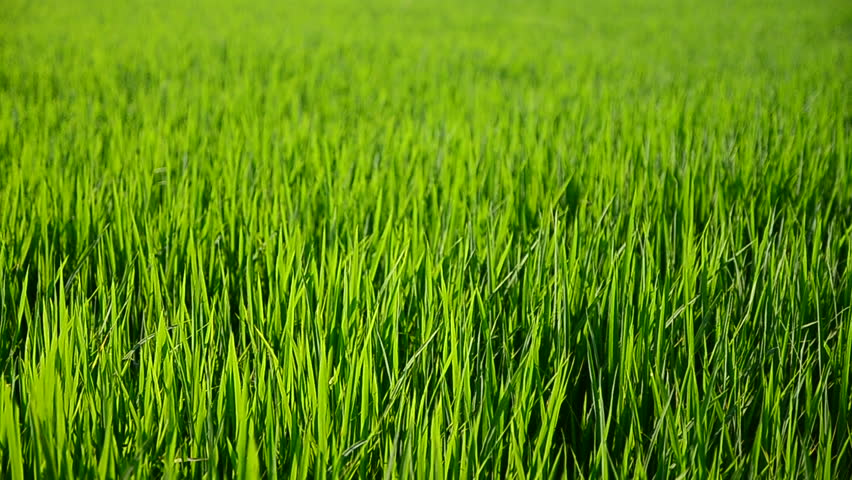
%> input picture a1.jpg, 852 x 480 px
$ octave --eval "crophealth;"   (GNU Octave 9; MATLAB toolbox functions it lacks are replaced by stand-ins)
%> lines starting %> are read from the running program, lines starting %| are printed output that depends on the picture; in (x1, y1, x2, y2) boxes, pixels count from 0 and x2, y2 are one past the last pixel; in counts of white or black regions, pixels touching at a corner belong together; the program's own positions count from 1
function crophealth()
clc;	% Clear command window.
clear;	% Delete all variables.
close all;	% Close all figure windows except those created by imtool.
workspace;	% Make sure the workspace panel is showing.
  originalFolder = pwd;
  fontSize = 12;
  folder = 'C:\Users\jan\Documents\Arduino\think3\';
	if ~exist(folder, 'dir')
		folder = pwd;
		end
		cd(folder);
		% Browse for the image file.
		[baseFileName, folder] = uigetfile('*.*', 'Specify an image file');
%> the answer given: a1.jpg
		fullImageFileName = fullfile(folder, baseFileName);
		% Set current folder back to the original one.
		cd(originalFolder);
		selectedImage = 'My own image'; % Need for the if threshold selection statement later.
        % Read in image into an array.
	[rgbImage storedColorMap] = imread(fullImageFileName);
%> rgbImage is the input picture: size 480x852x3 uint8; mean R, G, B 93.7, 140.1, 16.1
%> storedColorMap = []
	[rows columns numberOfColorBands] = size(rgbImage);
%> rows = 480; columns = 852; numberOfColorBands = 3
	% If it's monochrome (indexed), convert it to color.
	% Check to see if it's an 8-bit image needed later for scaling).
	if strcmpi(class(rgbImage), 'uint8')
		% Flag for 256 gray levels.
		eightBit = true;
	else
		eightBit = false;
	end
	if numberOfColorBands == 1
		if isempty(storedColorMap)
			% Just a simple gray level image, not indexed with a stored color map.
			% Create a 3D true color image where we copy the monochrome image into all 3 (R, G, & B) color planes.
			rgbImage = cat(3, rgbImage, rgbImage, rgbImage);
		else
			% It's an indexed image.
			rgbImage = ind2rgb(rgbImage, storedColorMap);
			% ind2rgb() will convert it to double and normalize it to the range 0-1.
			% Convert back to uint8 in the range 0-255, if needed.
			if eightBit
				rgbImage = uint8(255 * rgbImage);
			end
		end
	end
	% Display the original image.
	subplot(3, 4, 1);
	imshow(rgbImage);
	drawnow; % Make it display immediately.
	% Extract out the color bands from the original image
	% into 3 separate 2D arrays, one for each color component.
	redBand = rgbImage(:, :, 1);
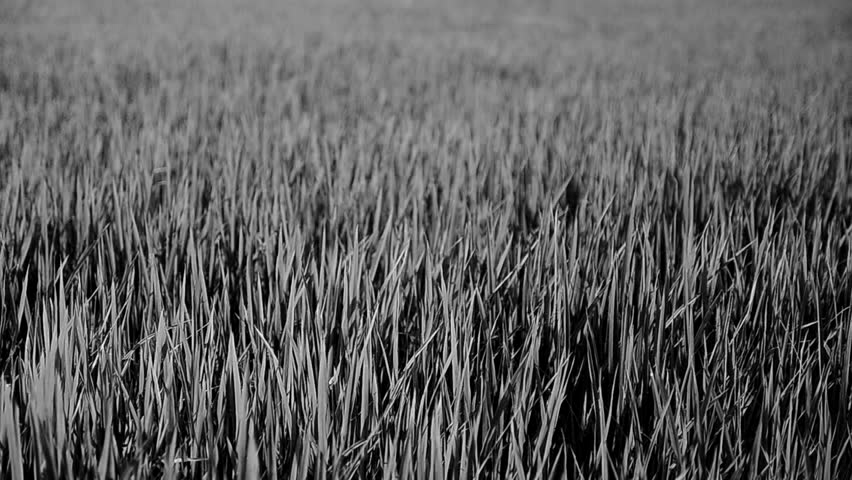
%> redBand: size 480x852 uint8; min 0, max 244, mean 93.7
	greenBand = rgbImage(:, :, 2);
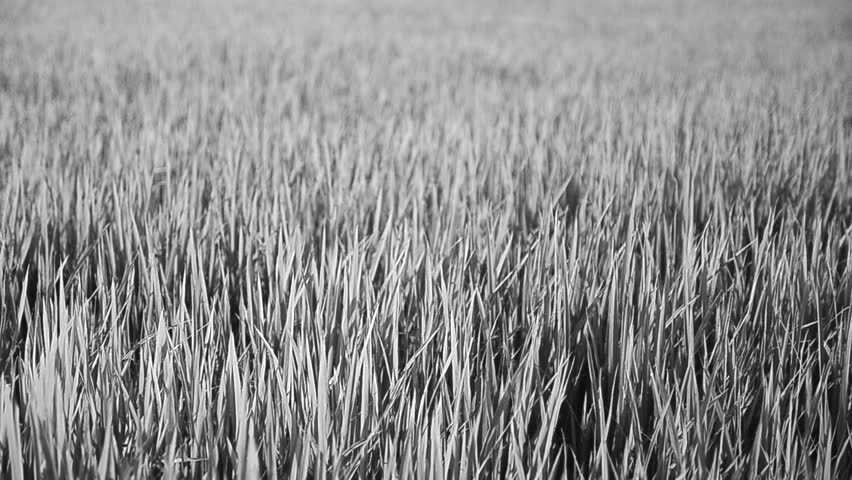
%> greenBand: size 480x852 uint8; min 5, max 255, mean 140.1
	blueBand = rgbImage(:, :, 3);
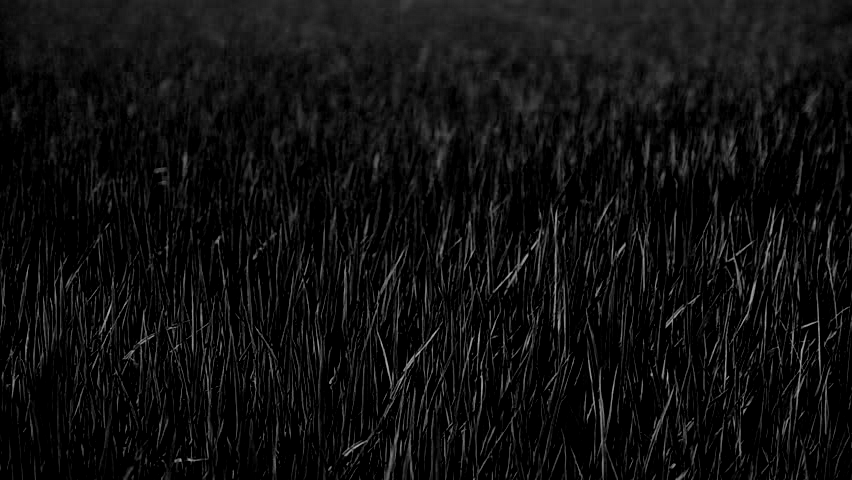
%> blueBand: size 480x852 uint8; min 0, max 180, mean 16.1
	% Display them.
	subplot(3, 4, 2);
	imshow(redBand);
	title('Red Band', 'FontSize', fontSize);
	subplot(3, 4, 3);
	imshow(greenBand);
	title('Green Band', 'FontSize', fontSize);
	subplot(3, 4, 4);
	imshow(blueBand);
	title('Blue Band', 'FontSize', fontSize);
	message = sprintf('These are the individual color bands.\nNow we will compute the image histograms.');
    % Compute and plot the red histogram.
	hR = subplot(3, 4, 6);
	[countsR, grayLevelsR] = imhist(redBand);
%> countsR = 256 values, max 11499 at index 1, min 0 at index 242, mean 1597.5; grayLevelsR = 256 values from 0 to 255
	maxGLValueR = find(countsR > 0, 1, 'last');
%> maxGLValueR = 245
	maxCountR = max(countsR);
%> maxCountR = 11499
	bar(countsR, 'r');
	grid on;
	xlabel('Gray Levels');
	ylabel('Pixel Count');
	title('Histogram of Red Band', 'FontSize', fontSize);

	% Compute and plot the green histogram.
	hG = subplot(3, 4, 7);
	[countsG, grayLevelsG] = imhist(greenBand);
%> countsG = 256 values, max 5607 at index 180, min 0 at index 1, mean 1597.5; grayLevelsG = 256 values from 0 to 255
	maxGLValueG = find(countsG > 0, 1, 'last');
%> maxGLValueG = 256
	maxCountG = max(countsG);
%> maxCountG = 5607
	bar(countsG, 'g', 'BarWidth', 0.95);
	grid on;
	xlabel('Gray Levels');
	ylabel('Pixel Count');
	title('Histogram of Green Band', 'FontSize', fontSize);

	% Compute and plot the blue histogram.
	hB = subplot(3, 4, 8);
	[countsB, grayLevelsB] = imhist(blueBand);
%> countsB = 256 values, max 170599 at index 1, min 0 at index 175, mean 1597.5; grayLevelsB = 256 values from 0 to 255
	maxGLValueB = find(countsB > 0, 1, 'last');
%> maxGLValueB = 181
	maxCountB = max(countsB);
%> maxCountB = 170599
	bar(countsB, 'b');
	grid on;
	xlabel('Gray Levels');
	ylabel('Pixel Count');
	title('Histogram of Blue Band', 'FontSize', fontSize);

	% Set all axes to be the same width and height.
	% This makes it easier to compare them.
	maxGL = max([maxGLValueR,  maxGLValueG, maxGLValueB]);
%> maxGL = 256
	if eightBit
			maxGL = 255;
	end
	maxCount = max([maxCountR,  maxCountG, maxCountB]);
%> maxCount = 170599
	axis([hR hG hB], [0 maxGL 0 maxCount]);

	% Plot all 3 histograms in one plot.
	subplot(3, 4, 5);
	plot(grayLevelsR, countsR, 'r', 'LineWidth', 2);
	grid on;
	xlabel('Gray Levels');
	ylabel('Pixel Count');
	hold on;
	plot(grayLevelsG, countsG, 'g', 'LineWidth', 2);
	plot(grayLevelsB, countsB, 'b', 'LineWidth', 2);
	title('Histogram of All Bands', 'FontSize', fontSize);
	maxGrayLevel = max([maxGLValueR, maxGLValueG, maxGLValueB]);
%> maxGrayLevel = 256
	% Trim x-axis to just the max gray level on the bright end.
	if eightBit
		xlim([0 255]);
	else
		xlim([0 maxGrayLevel]);
    end

    redThresholdLow1 = 0;
	redThresholdHigh1 = 50;

    redThresholdLow2 = 50;
	redThresholdHigh2 = 150;

    redThresholdLow3 = 150;
	redThresholdHigh3 = 255;

        PlaceThresholdBars(6, redThresholdLow1, redThresholdHigh1);
        PlaceThresholdBars(6, redThresholdLow2, redThresholdHigh2);
        redMask1 = (redBand >= redThresholdLow1) & (redBand <= redThresholdHigh1);
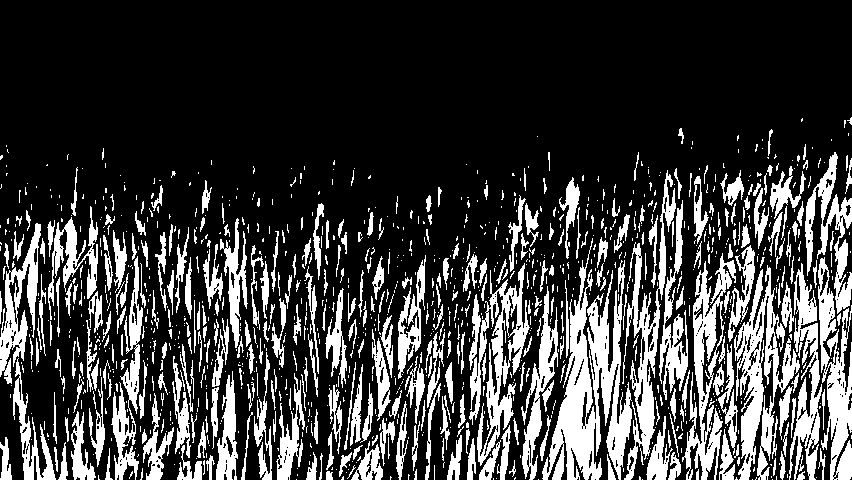
%> redMask1: size 480x852 logical; 23.6% white; 1180 white regions (809 under 20 px), largest, box (x1, y1, x2, y2) and area: (542, 238, 632, 480) 8825, (734, 265, 800, 480) 5186, (469, 263, 530, 466) 4008
        redMask2 = (redBand >= redThresholdLow2) & (redBand <= redThresholdHigh2);
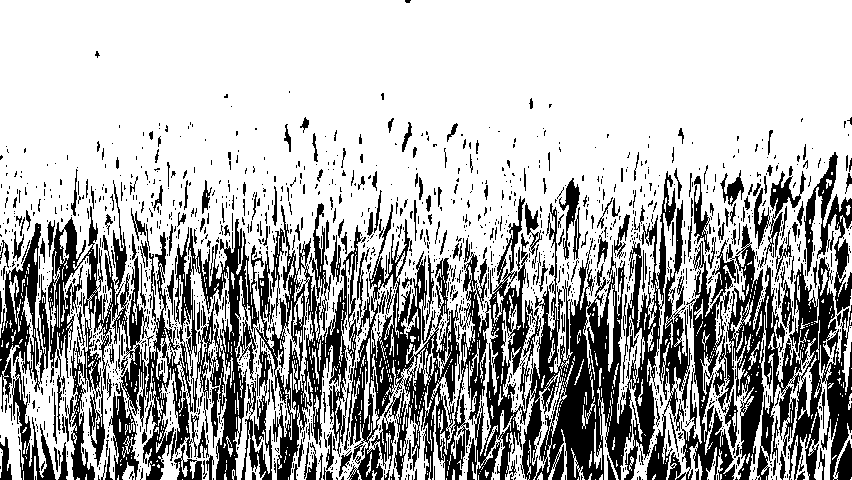
%> redMask2: size 480x852 logical; 69.5% white; 1680 black regions (1415 under 20 px), largest, box (x1, y1, x2, y2) and area: (143, 171, 676, 480) 58734, (676, 224, 852, 480) 19929, (48, 206, 149, 480) 8622
        redMask3 = (redBand >= redThresholdLow3) & (redBand <= redThresholdHigh3);
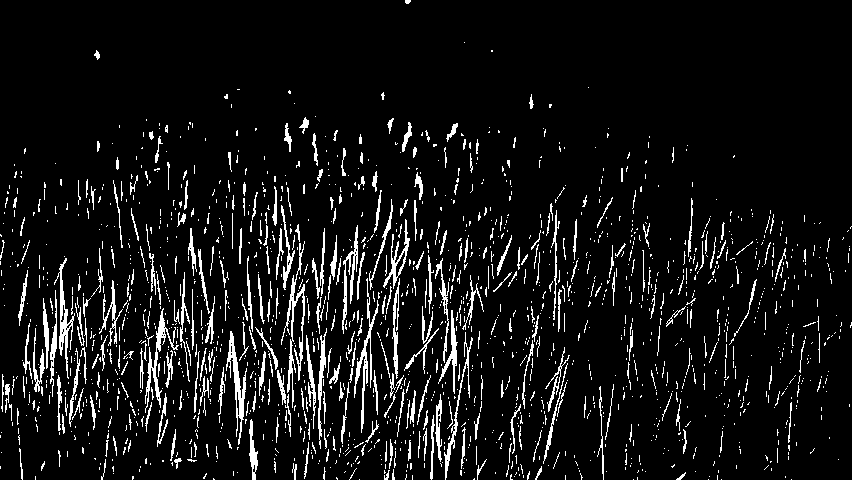
%> redMask3: size 480x852 logical; 7.7% white in thin lines or dots
%> `crophealth;`:
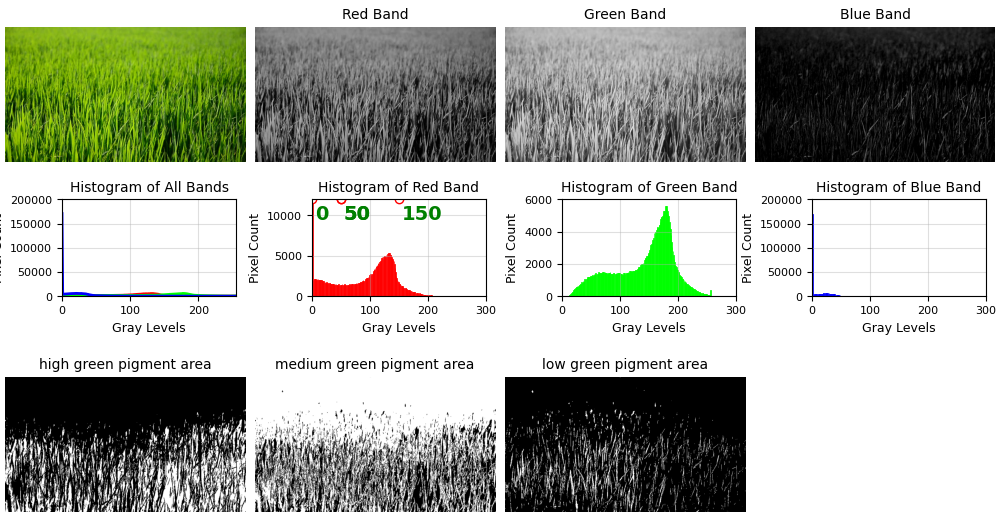
%> figure redrawn from the program's plot data, 11 panels
        subplot(3, 4, 9);
	imshow(redMask1, []);
	title('high green pigment area', 'FontSize', fontSize);
    subplot(3, 4, 10);
	imshow(redMask2, []);
	title('medium green pigment area', 'FontSize', fontSize);
    subplot(3, 4, 11);
    imshow(redMask3, []);
	title('low green pigment area', 'FontSize', fontSize);
    return;

    function PlaceThresholdBars(plotNumber, lowThresh, highThresh)
	% Show the thresholds as vertical red bars on the histograms.
	subplot(3, 4, plotNumber);
	hold on;
	maxYValue = ylim;
	maxXValue = xlim;
	hStemLines = stem([lowThresh highThresh], [maxYValue(2) maxYValue(2)], 'r');
	children = get(hStemLines, 'children');
	set(children(2),'visible', 'off');
	% Place a text label on the bar chart showing the threshold.
	fontSizeThresh = 14;
	annotationTextL = sprintf('%d', lowThresh);
	annotationTextH = sprintf('%d', highThresh);
	% For text(), the x and y need to be of the data class "double" so let's cast both to double.
	text(double(lowThresh + 5), double(0.85 * maxYValue(2)), annotationTextL, 'FontSize', fontSizeThresh, 'Color', [0 .5 0], 'FontWeight', 'Bold');
	text(double(highThresh + 5), double(0.85 * maxYValue(2)), annotationTextH, 'FontSize', fontSizeThresh, 'Color', [0 .5 0], 'FontWeight', 'Bold');

	% Show the range as arrows.
	% Can't get it to work, with either gca or gcf.
% 	annotation(gca, 'arrow', [lowThresh/maxXValue(2) highThresh/maxXValue(2)],[0.7 0.7]);

	return; % from PlaceThresholdBars()

$ run again, on a3.jpg
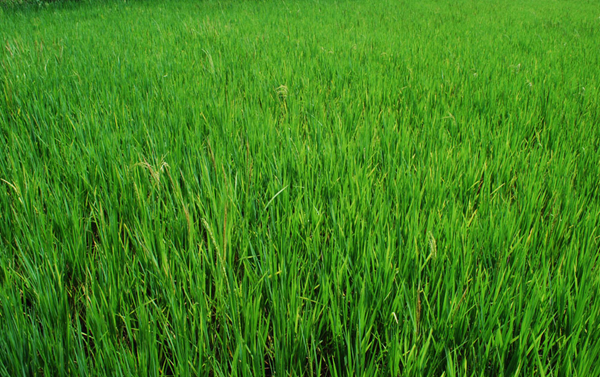
%> input picture a3.jpg, 600 x 377 px
%> in crophealth, rgbImage is the input picture: size 377x600x3 uint8; mean R, G, B 65.1, 132.3, 27.8
%> storedColorMap = []
%> countsR = 256 values, max 3160 at index 70, min 0 at index 208, mean 883.6; grayLevelsR = 256 values from 0 to 255
%> maxGLValueR = 232
%> maxCountR = 3160
%> countsG = 256 values, max 3230 at index 165, min 0 at index 228, mean 883.6; grayLevelsG = 256 values from 0 to 255
%> maxGLValueG = 252
%> maxCountG = 3230
%> countsB = 256 values, max 5530 at index 19, min 0 at index 129, mean 883.6; grayLevelsB = 256 values from 0 to 255
%> maxGLValueB = 194
%> maxCountB = 5530
%> maxGL = 252
%> maxCount = 5530
%> maxGrayLevel = 252
%> in crophealth, `redMask1 = (redBand >= redThresholdLow1) & (redBand <= redThresholdHig..`:
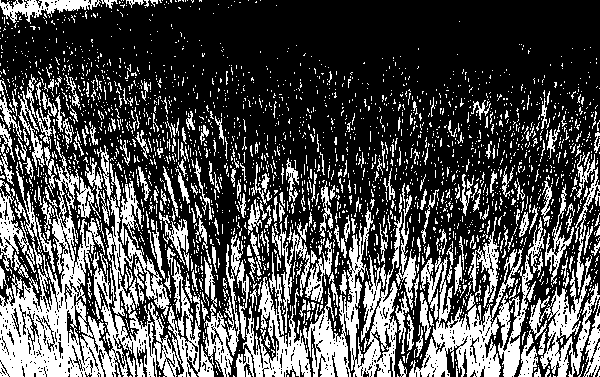
%> redMask1: size 377x600 logical; 31.4% white; 2607 white regions (2318 under 20 px), largest, box (x1, y1, x2, y2) and area: (0, 141, 233, 377) 17181, (409, 217, 546, 377) 6345, (303, 194, 402, 377) 5865
%> redMask2: size 377x600 logical; 69.2% white; 2839 black regions (2551 under 20 px), largest, box (x1, y1, x2, y2) and area: (0, 141, 233, 377) 16749, (303, 194, 409, 377) 6033, (409, 248, 533, 377) 5314
%> in crophealth, `redMask3 = (redBand >= redThresholdLow3) & (redBand <= redThresholdHig..`:
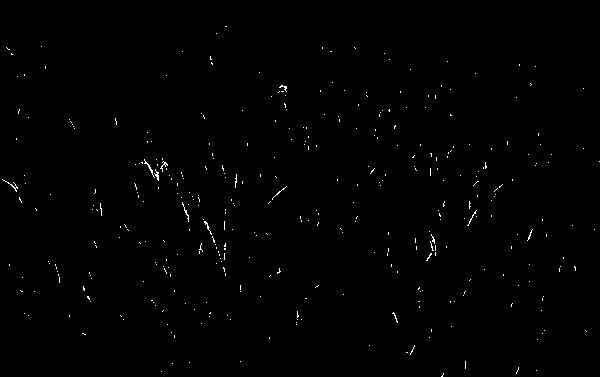
%> redMask3: size 377x600 logical; 0.5% white in thin lines or dots

$ run again, on a4.jpg
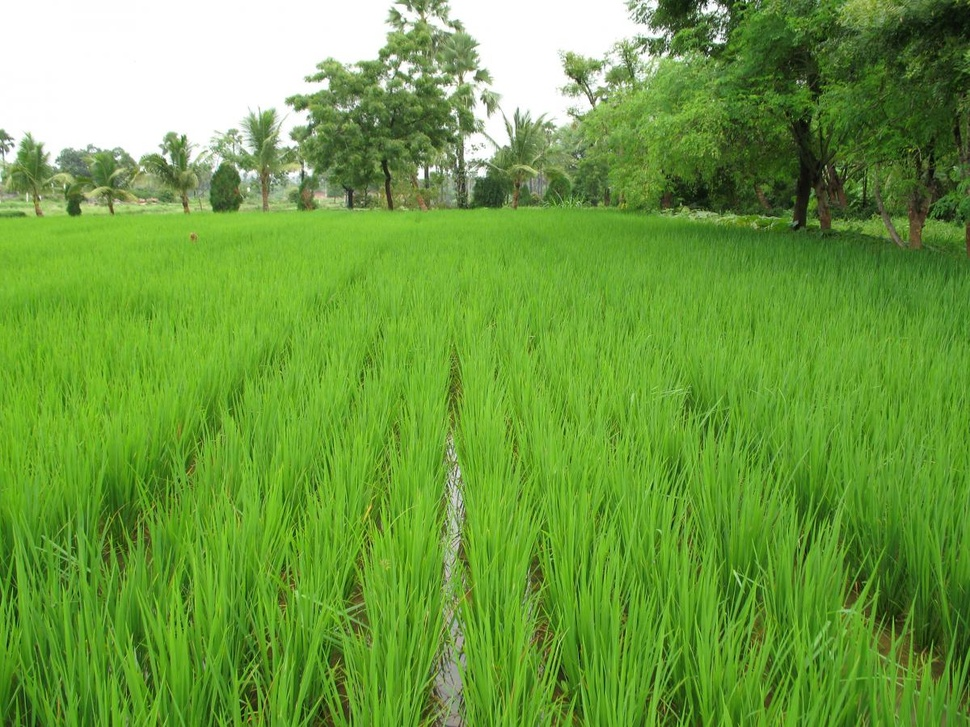
%> input picture a4.jpg, 970 x 727 px, shrunk from 1200 x 900 before the run
%> in crophealth, rgbImage is the input picture: size 727x970x3 uint8; mean R, G, B 110.3, 158.5, 64.8
%> storedColorMap = []
%> in crophealth, `blueBand = rgbImage(:, :, 3);`:
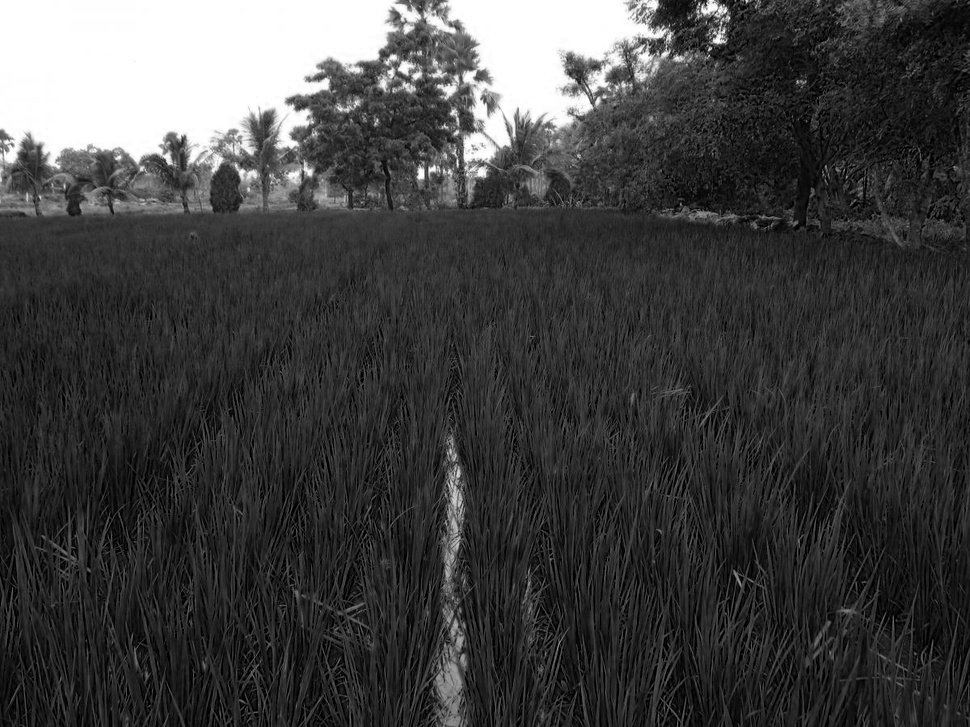
%> blueBand: size 727x970 uint8; min 0, max 255, mean 64.8
%> countsR = 256 values, max 50769 at index 256, min 5 at index 2, mean 2754.6; grayLevelsR = 256 values from 0 to 255
%> maxGLValueR = 256
%> maxCountR = 50769
%> countsG = 256 values, max 53173 at index 256, min 0 at index 1, mean 2754.6; grayLevelsG = 256 values from 0 to 255
%> maxGLValueG = 256
%> maxCountG = 53173
%> countsB = 256 values, max 50494 at index 256, min 95 at index 207, mean 2754.6; grayLevelsB = 256 values from 0 to 255
%> maxGLValueB = 256
%> maxCountB = 50494
%> maxGL = 256
%> maxCount = 53173
%> maxGrayLevel = 256
%> redMask1: size 727x970 logical; 7.7% white; 3166 white regions (2875 under 20 px), largest, box (x1, y1, x2, y2) and area: (664, 0, 970, 240) 19922, (734, 18, 847, 102) 3304, (875, 528, 915, 633) 1646
%> redMask2: size 727x970 logical; 80.6% white; 3811 black regions (3472 under 20 px), largest, box (x1, y1, x2, y2) and area: (0, 0, 669, 201) 74313, (668, 0, 970, 239) 19056, (734, 18, 847, 102) 3140
%> in crophealth, `redMask3 = (redBand >= redThresholdLow3) & (redBand <= redThresholdHig..`:
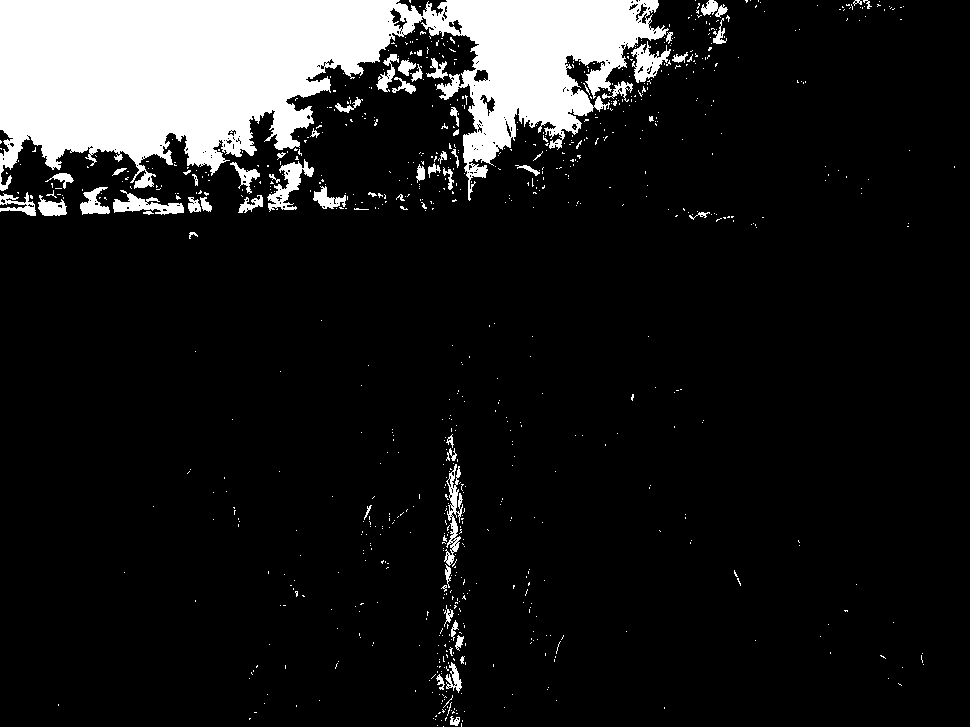
%> redMask3: size 727x970 logical; 12.2% white; 855 white regions (795 under 20 px), largest, box (x1, y1, x2, y2) and area: (0, 0, 669, 201) 74458, (267, 159, 314, 212) 895, (113, 190, 184, 215) 776

$ run again, on d2.jpg
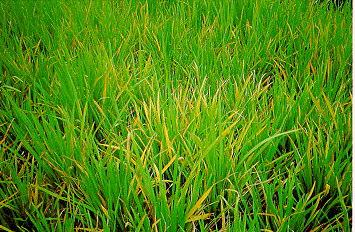
%> input picture d2.jpg, 355 x 232 px
%> in crophealth, rgbImage is the input picture: size 232x355x3 uint8; mean R, G, B 83.8, 137.7, 25
%> storedColorMap = []
%> countsR = 256 values, max 1545 at index 1, min 6 at index 239, mean 321.7; grayLevelsR = 256 values from 0 to 255
%> maxGLValueR = 256
%> maxCountR = 1545
%> countsG = 256 values, max 943 at index 140, min 26 at index 252, mean 321.7; grayLevelsG = 256 values from 0 to 255
%> maxGLValueG = 256
%> maxCountG = 943
%> countsB = 256 values, max 23720 at index 1, min 0 at index 178, mean 321.7; grayLevelsB = 256 values from 0 to 255
%> maxGLValueB = 256
%> maxCountB = 23720
%> maxGL = 256
%> maxCount = 23720
%> maxGrayLevel = 256
%> redMask1: size 232x355 logical; 24.9% white in thin lines or dots
%> redMask2: size 232x355 logical; 66.9% white; black in thin lines or dots
%> in crophealth, `redMask3 = (redBand >= redThresholdLow3) & (redBand <= redThresholdHig..`:
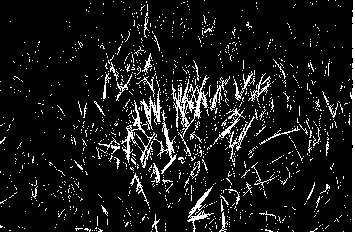
%> redMask3: size 232x355 logical; 9.3% white in thin lines or dots
